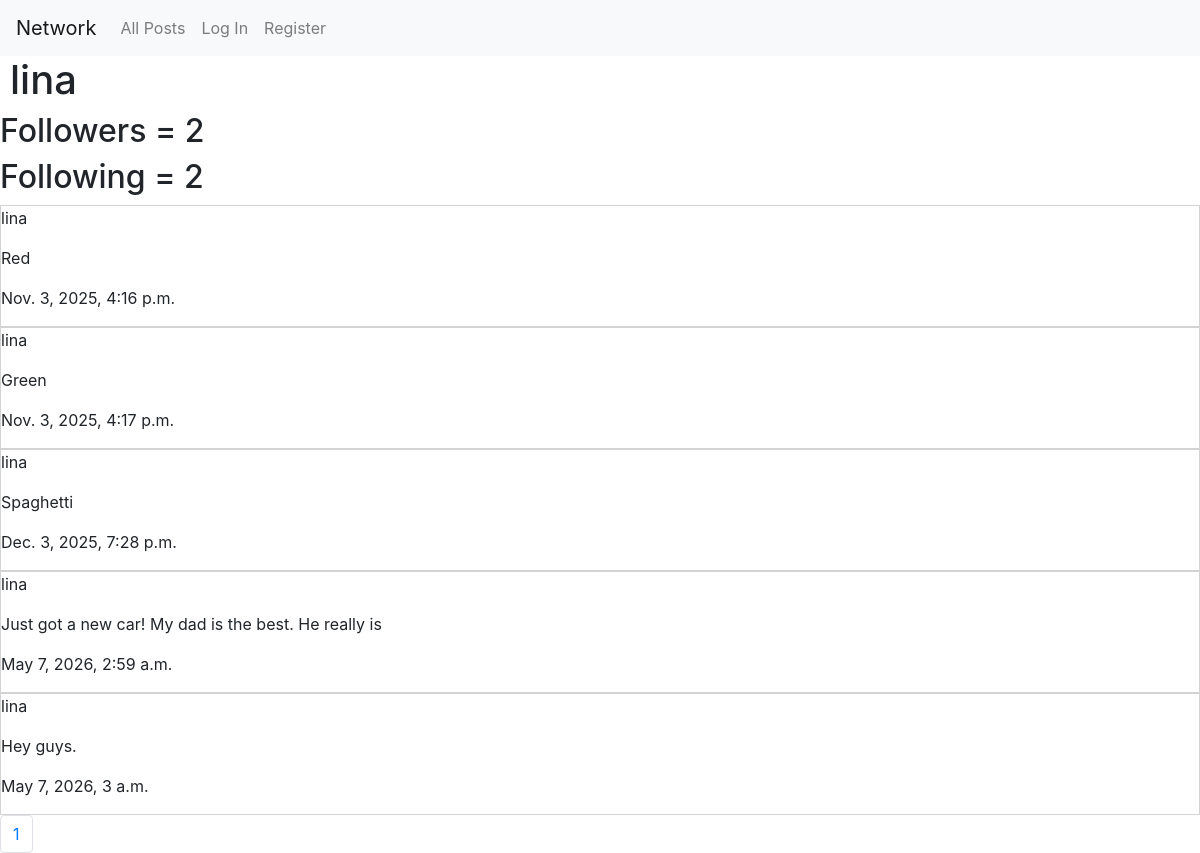
Page /user_profile_page/3 on the committed database.
### network/models.py (models this page shows)
class User(AbstractUser):
    pass

class Post(models.Model):
    author = models.ForeignKey(User, on_delete=models.CASCADE, related_name="current_author")
    time = models.DateTimeField(auto_now_add=True)
    content = models.CharField(max_length=100)
    def __str__(self):
        return f"{self.id} {self.author}, {self.content}, {self.time}"

### network/views.py (the view)
# urls.py: path("user_profile_page/<int:id>", views.user_profile_page, name="user_profile_page"),
def user_profile_page(request, id):
    user_profile = User.objects.get(id=id)
    followers = Following.objects.filter(target = user_profile)
    following = Following.objects.filter(source = user_profile)
    posts_by_user = Post.objects.filter(author = user_profile)
    print(posts_by_user)
    try:
        filtered_likes = Like.objects.filter(
        source = request.user
    )
    except:
        filtered_likes = []
    liked_post = []
    for i in filtered_likes:
        post_content = i.target.id
        liked_post.append(post_content)
    p = Paginator(posts_by_user, 10)
    page_number = request.GET.get('page')
    page_obj = p.get_page(page_number)
    is_following = False
    try:
        relationship = Following.objects.get(
            source=request.user,
            target = user_profile
        )
        is_following = True
    except:
        is_following = False
    return render(request, "network/user_profile_page.html", {
        "user_profile":user_profile,
        "is_following":is_following,
        "followers":len(followers),
        "following":len(following),
        "posts_by_user":page_obj,
        "page_obj": page_obj,
        "liked_posts":liked_post,
    })

### network/templates/network/user_profile_page.html (shortened to what this page needs)
{% extends "network/layout.html" %}
{% load static %}
{% block body %}
<h1>{{user_profile}}</h1>
<h2>Followers = {{followers}}</h2>
<h2>Following = {{following}}</h2>
    {% for i in posts_by_user %}
        <div class="single_post" id="single_post_{{i.id}}">
            <p>{{i.author}}</p>
            <p id="post_content_{{ i.id }}">{{i.content}}</p>
            <p>{{i.time}}</p>
        </div>
    {% endfor %}
    <nav aria-label="Page navigation example">
        <ul class="pagination">
            {% for i in page_obj.paginator.page_range %}
                <li class="page-item"><a class="page-link" href="?page={{i}}">{{i}}</a></li>
            {%endfor%}
        </ul>
    </nav>
{% endblock %}

### network/static/network/styles.css (style rules this page uses)
h1 { margin-left: 10px; }
.single_post { border: lightgray solid 1px; }
ul { list-style-type: none; padding-left: 3; margin: 0; }

### rows in the picture
User: username "lina"
Post: author "lina", content "Red", time "Nov. 3, 2025, 4:16 p.m."
Post: author "lina", content "Green", time "Nov. 3, 2025, 4:17 p.m."
Post: author "lina", content "Spaghetti", time "Dec. 3, 2025, 7:28 p.m."
Post: author "lina", content "Just got a new car! My dad is the best. He really is", time "May 7, 2026, 2:59 a.m."
Post: author "lina", content "Hey guys.", time "May 7, 2026, 3 a.m."

### other values in the picture
{{ followers }} "2"
{{ following }} "2"
{{ i }} "1"
